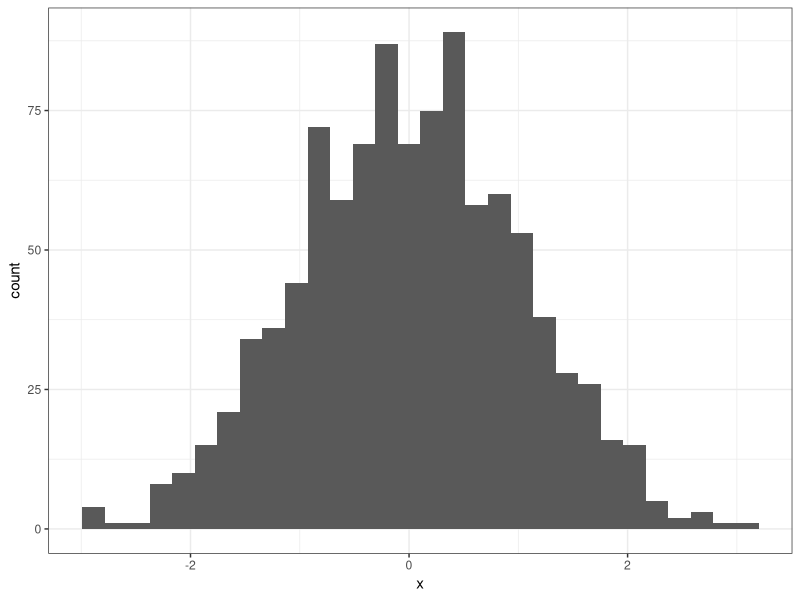

R code for this plot:
## ---- chunk 1
library(tidyverse)
## ---- chunk 2
tibble(x = rnorm(1000)) %>%
  ggplot(aes(x)) +
  geom_histogram() +
  theme_bw()
